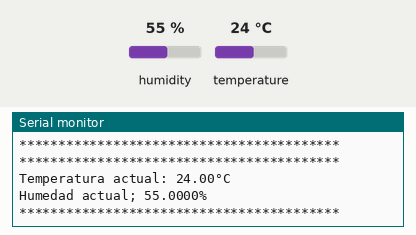
This sketch was run on a simulated ESP8266 (NodeMCU). Shown: the last lines printed to the serial monitor. The inputs (shaded band) are chosen by the test bench; at power-on: humidity 55 %, temperature 24 °C.

Above: at 3.8 s.
3.9 s: humidity set to 22 %
At 6.7 s:
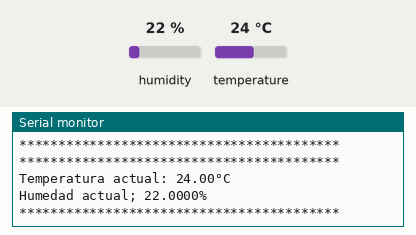
7.8 s: temperature set to 12 °C
At 9.5 s:
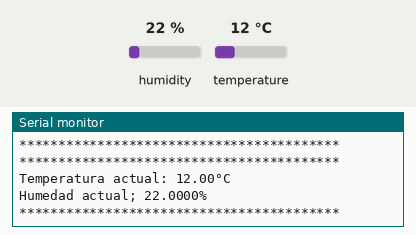
11.7 s: humidity set to 40 %
At 13.3 s:
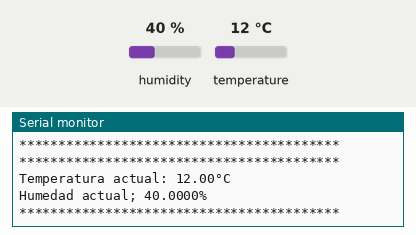
Timing chart, 0 to 14.8 s (numbered marks = the images above; inputs shaded):
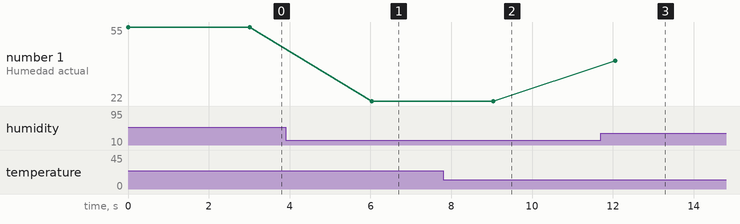

The sketch:

sensor_temphum.ino
```cpp
/*** Incluir librerias necesarias ***/
#include <ESP8266WiFi.h>
#include <DHT.h>
#include <DHT_U.h>

/*** Definiendo el modelo de sensor y el pin conectado ***/
#define DHTTYPE DHT22 // DHT21, DHT22
#define DHTPIN 0 // GPIO 0

DHT dht(DHTPIN, DHTTYPE, 27); // 11 works fine for ESP8266

/*** Variables para humedad y Temperatura ***/
float temperatura; // double
float humedad;

void setup() {
  Serial.begin(115200);
  dht.begin();

} // EOF setup()

void loop() {
  temperatura = dht.readTemperature();
  humedad = dht.readHumidity();
  Serial.println("*****************************************");
  Serial.print("Temperatura actual: ");
  Serial.print(temperatura);
  Serial.println("°C");
  Serial.print("Humedad actual; ");
  Serial.print(humedad, 4);
  Serial.println("%");
  Serial.print("*****************************************");
  Serial.println();

  delay(3000);

} // EOF loop()
```

Measured:
- after the input at 3.9 s, the serial monitor: prints a new line after 2.1 s (image 1)
- after the input at 7.8 s, the serial monitor: prints a new line after 1.2 s (image 2)
- after the input at 11.7 s, the serial monitor: prints a new line after 0.35 s (image 3)
- plotted number 1: 55 → 22 after the input at 3.9 s, 22 → 40 after the input at 11.7 s
